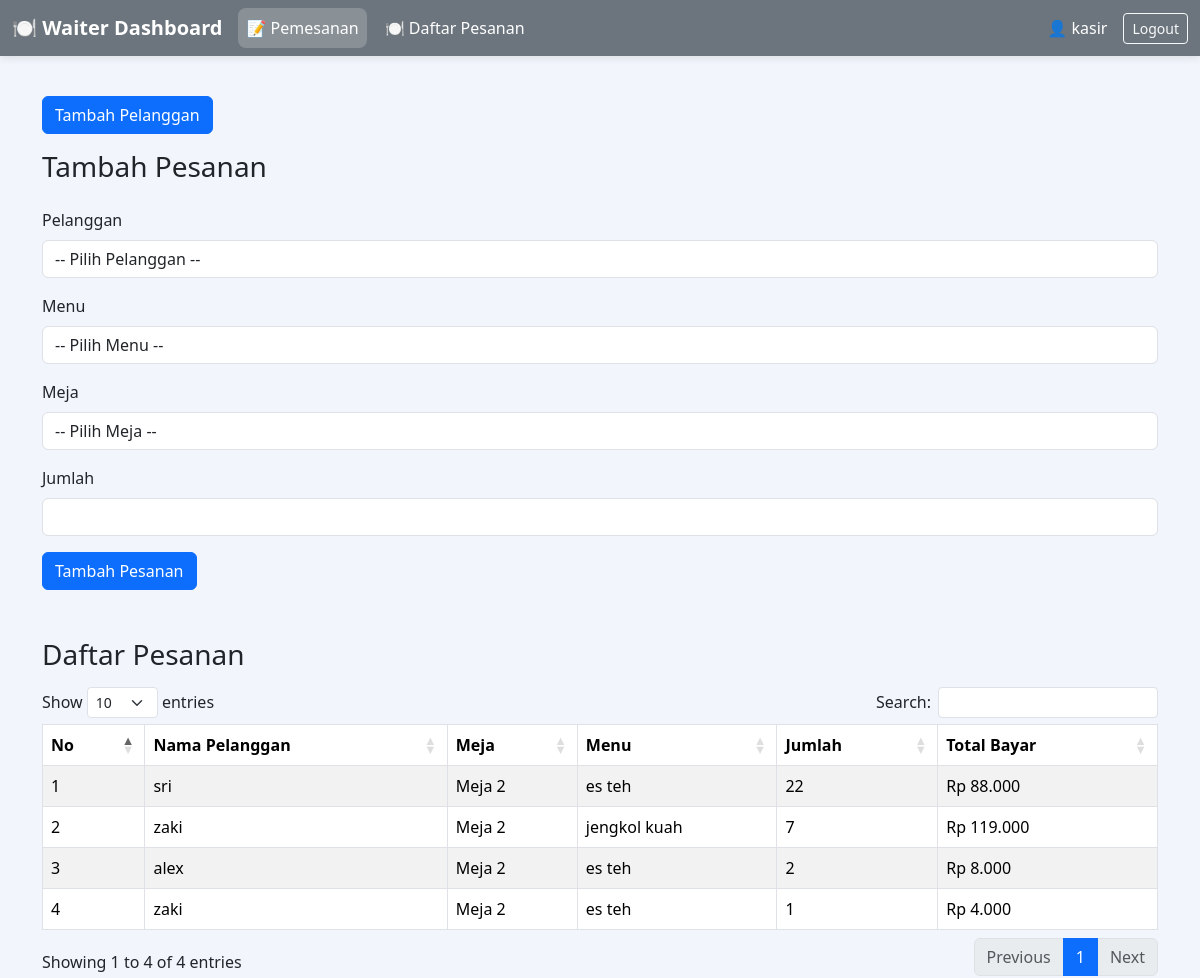
The app's page /waiter/order.php (signed in) with its own data.
### tables this page shows
CREATE TABLE `orders` (
  `id` int(11) NOT NULL,
  `id_meja` int(11) DEFAULT NULL,
  `id_pelanggan` int(11) DEFAULT NULL,
  `id_menu` int(11) DEFAULT NULL,
  `id_waiter` int(11) DEFAULT NULL,
  `tanggal` datetime DEFAULT current_timestamp(),
  `total_bayar` decimal(10,2) DEFAULT NULL,
  `jumlah` int(11) NOT NULL
);

CREATE TABLE `pelanggan` (
  `id` int(11) NOT NULL,
  `nama_pelanggan` varchar(100) DEFAULT NULL,
  `kontak` varchar(20) DEFAULT NULL,
  `alamat` varchar(255) DEFAULT NULL,
  `jenis_kelamin` enum('Laki-Laki','Perempuan') NOT NULL
);

CREATE TABLE `meja` (
  `id` int(11) NOT NULL,
  `nomor_meja` varchar(10) DEFAULT NULL
);

CREATE TABLE `menu` (
  `id` int(11) NOT NULL,
  `nama_menu` varchar(100) DEFAULT NULL,
  `harga` int(11) DEFAULT NULL,
  `kategori` enum('makanan','minuman') DEFAULT NULL
);

### waiter/order.php (the view, shortened to what this page needs)
<?php
include '../config/koneksi.php';
?>
<!DOCTYPE html>
<html lang="id">
<head>
    <link href="https://cdn.jsdelivr.net/npm/bootstrap@5.3.2/dist/css/bootstrap.min.css" rel="stylesheet">
    <link href="https://cdn.datatables.net/1.13.4/css/dataTables.bootstrap5.min.css" rel="stylesheet">
</head>
<body>
<nav class="navbar navbar-expand-lg navbar-dark">
    <div class="container-fluid">
        <a class="navbar-brand fw-bold" href="#">🍽️ Waiter Dashboard</a>
        <div class="collapse navbar-collapse" id="navbarMenu">
            <ul class="navbar-nav me-auto mb-2 mb-lg-0">
                <li class="nav-item">
                    <a class="nav-link active" href="order.php">📝 Pemesanan</a>
                </li>
                <li class="nav-item">
                    <a class="nav-link" href="daftar_pesanan.php">🍽️ Daftar Pesanan</a>
                </li>
            </ul>
            <span class="text-white me-3">👤 <?= $_SESSION['username']; ?></span>
            <a href="../logout.php" class="btn btn-outline-light btn-sm">Logout</a>
        </div>
    </div>
</nav>
<div class="container">
<button class="btn btn-primary mb-3" data-bs-toggle="modal" data-bs-target="#tambahModal">Tambah Pelanggan</button>
    <h3 class="mb-4">Tambah Pesanan</h3>
    <form method="post" class="mb-5">
        <div class="mb-3">
            <label for="id_pelanggan" class="form-label">Pelanggan</label>
            <select name="id_pelanggan" id="id_pelanggan" class="form-control" required>
                <option value="">-- Pilih Pelanggan --</option>
            </select>
        </div>
        <div class="mb-3">
            <label for="id_menu" class="form-label">Menu</label>
            <select name="id_menu" id="id_menu" class="form-control" required>
                <option value="">-- Pilih Menu --</option>
            </select>
        </div>
        <div class="mb-3">
            <label for="id_meja" class="form-label">Meja</label>
            <select name="id_meja" id="id_meja" class="form-control" required>
                <option value="">-- Pilih Meja --</option>
            </select>
        </div>
        <div class="mb-3">
            <label for="jumlah" class="form-label">Jumlah</label>
            <input type="number" name="jumlah" id="jumlah" class="form-control" required>
        </div>
        <button type="submit" name="order" class="btn btn-primary">Tambah Pesanan</button>
    </form>
    <h3 class="mb-3">Daftar Pesanan</h3>
    <table id="orderTable" class="table table-striped table-bordered">
        <thead>
            <tr>
                <th>No</th>
                <th>Nama Pelanggan</th>
                <th>Meja</th>
                <th>Menu</th>
                <th>Jumlah</th>
                <th>Total Bayar</th>
            </tr>
        </thead>
        <tbody>
            <?php
            $no = 1;
            $orders = mysqli_query($koneksi, "
                SELECT orders.id, pelanggan.nama_pelanggan, menu.nama_menu, menu.harga, meja.nomor_meja, orders.jumlah
                FROM orders
                JOIN pelanggan ON orders.id_pelanggan = pelanggan.id
                JOIN menu ON orders.id_menu = menu.id
                LEFT JOIN meja ON orders.id_meja = meja.id
            ");
            while ($row = mysqli_fetch_assoc($orders)) {
                $total = $row['harga'] * $row['jumlah'];
                echo "<tr>
                        <td>{$no}</td>
                        <td>{$row['nama_pelanggan']}</td>
                        <td>Meja {$row['nomor_meja']}</td>
                        <td>{$row['nama_menu']}</td>
                        <td>{$row['jumlah']}</td>
                        <td>Rp " . number_format($total, 0, ',', '.') . "</td>
                      </tr>";
                $no++;
            }
            ?>
        </tbody>
    </table>
</div>
</body>
</html>

### waiter/order.php (style rules this page uses)
body { background-color: #f2f6fc; font-family: 'Segoe UI', Tahoma, Geneva, Verdana, sans-serif; }
.navbar { background-color: #6c757d; box-shadow: 0 2px 8px rgba(0,0,0,0.1); }
.nav-link { color: #ffffff !important; font-weight: 500; margin-right: 10px; padding: 8px 16px; border-radius: 8px; transition: background-color 0.3s ease; }
.nav-link:hover, .nav-link.active { background-color: rgba(255,255,255,0.2); color: #fff !important; }
.container { margin-top: 40px; }

### records on screen
orders: id_pelanggan.nama_pelanggan "sri", id_meja.nomor_meja "2", id_menu.nama_menu "es teh", jumlah "22", total "88.000"
orders: id_pelanggan.nama_pelanggan "zaki", id_meja.nomor_meja "2", id_menu.nama_menu "jengkol kuah", jumlah "7", total "119.000"
orders: id_pelanggan.nama_pelanggan "alex", id_meja.nomor_meja "2", id_menu.nama_menu "es teh", jumlah "2", total "8.000"
orders: id_pelanggan.nama_pelanggan "zaki", id_meja.nomor_meja "2", id_menu.nama_menu "es teh", jumlah "1", total "4.000"

### other values on screen
$_SESSION['username'] "kasir"
